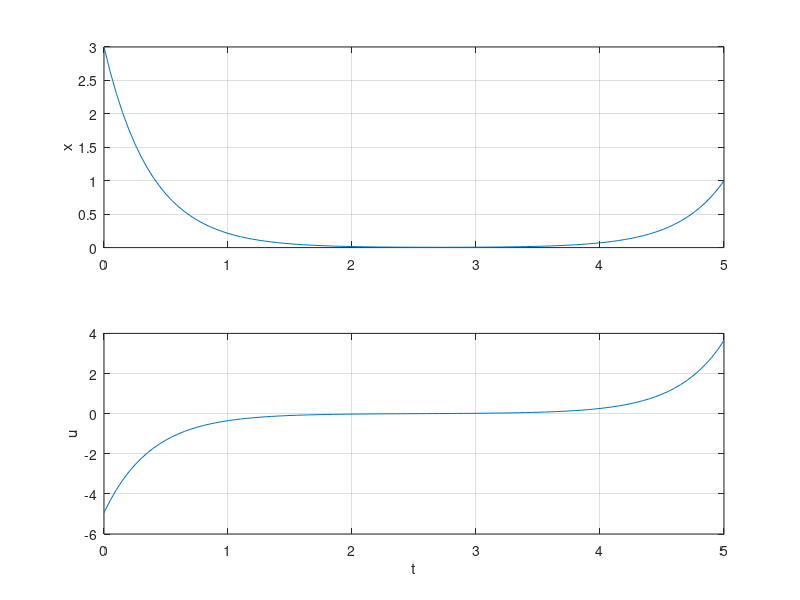

This figure's MATLAB source:
% Script p5_4_04a.m; 1st order system - analytic soln;   8/97, 7/4/02
%
tf=5; a=-1; q=4; n=1; x0=3; xf=1; ab=a-n; qb=q-n^2; a1=sqrt(ab^2+qb);
ch=cosh(a1*tf); sh=sinh(a1*tf); b=ab/a1; ph1=ch+b*sh; ph2=-sh/a1;
ph3=-qb*sh/a1; ph4=ch-b*sh; la0=(-ph2)\((ph1)*x0-xf); t=tf*[0:.01:1];
ch=cosh(a1*t); sh=sinh(a1*t); ph1=ch+b*sh; ph2=-sh/a1; ph3=-qb*sh/a1;
ph4=ch-b*sh; x=ph1*x0+ph2*la0; la=ph3*x0+ph4*la0; u=-n*x-la;
%
figure(1); clf; subplot(211),plot(t,x); grid; ylabel('x') 
subplot(212), plot(t,u); grid; ylabel('u'); xlabel('t')
